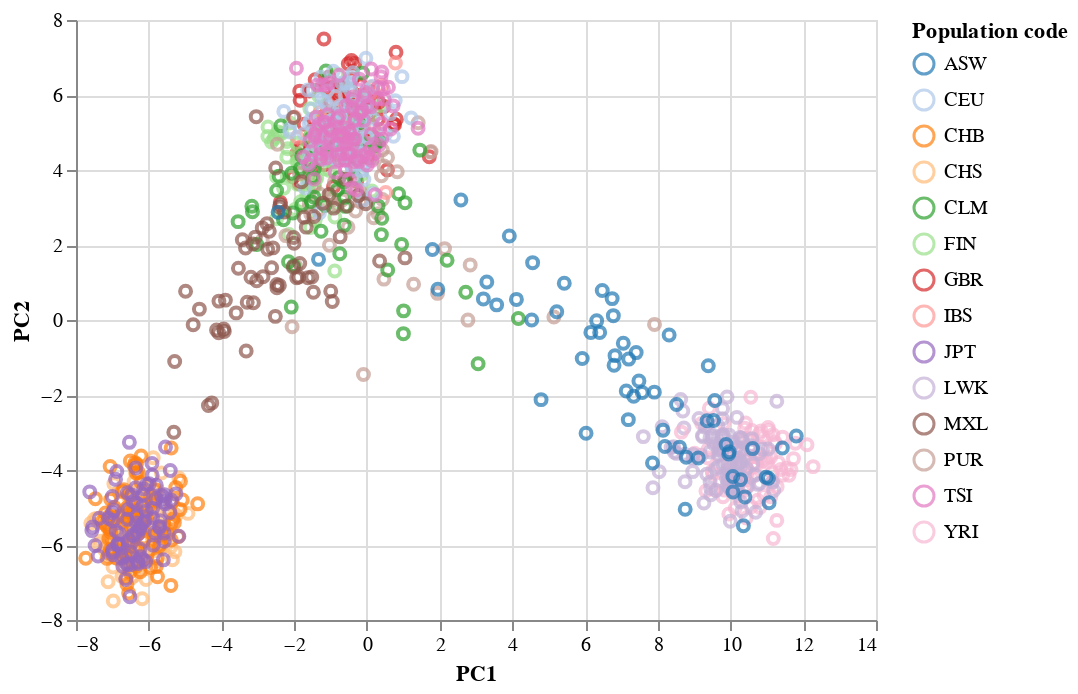

Notebook source saved alongside this figure:
### Code cell
alt.Chart(df_plot).mark_point().encode(
    x = "PC1",
    y = "PC2",
    color = alt.Color("Population code", scale = alt.Scale(scheme="category20"))
)

### Figure 1 — Vega-Lite specification as saved in the notebook (floating-point values rounded to 4 significant figures; data arrays with more than 128 entries replaced by an {"elided": "..."} marker saying what was removed)
{"config": {"view": {"continuousWidth": 400, "continuousHeight": 300}}, "data": {"name": "data-4ef9d5372c4030031a2efa4fa4d73436"}, "mark": "point", "encoding": {"color": {"field": "Population code", "scale": {"scheme": "category20"}, "type": "nominal"}, "x": {"field": "PC1", "type": "quantitative"}, "y": {"field": "PC2", "type": "quantitative"}}, "$schema": "https://vega.github.io/schema/vega-lite/v4.17.0.json", "datasets": {"data-4ef9d5372c4030031a2efa4fa4d73436": {"elided": "1092 records"}}}
